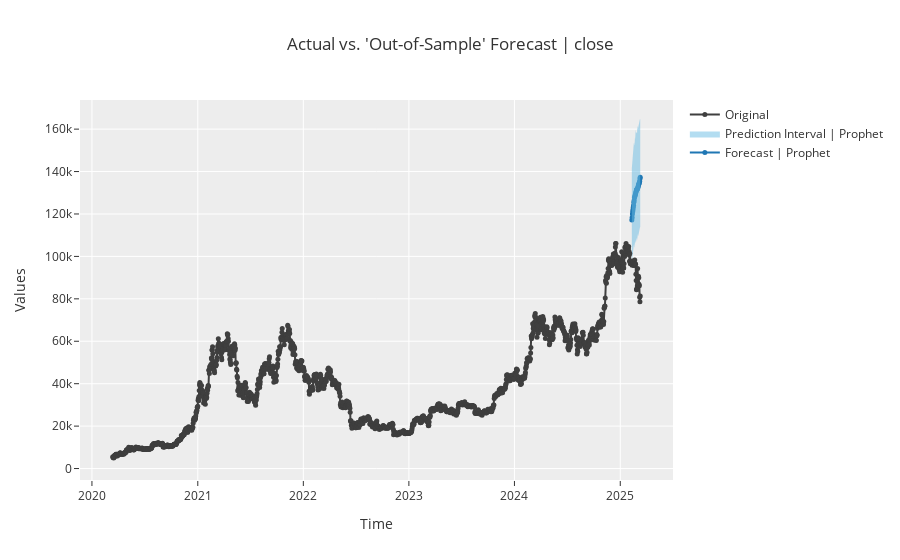

The notebook cell this image was saved under:
### Code cell
plot_model(tuned_prophet, plot='forecast')

print(pull().to_markdown(index=False))
